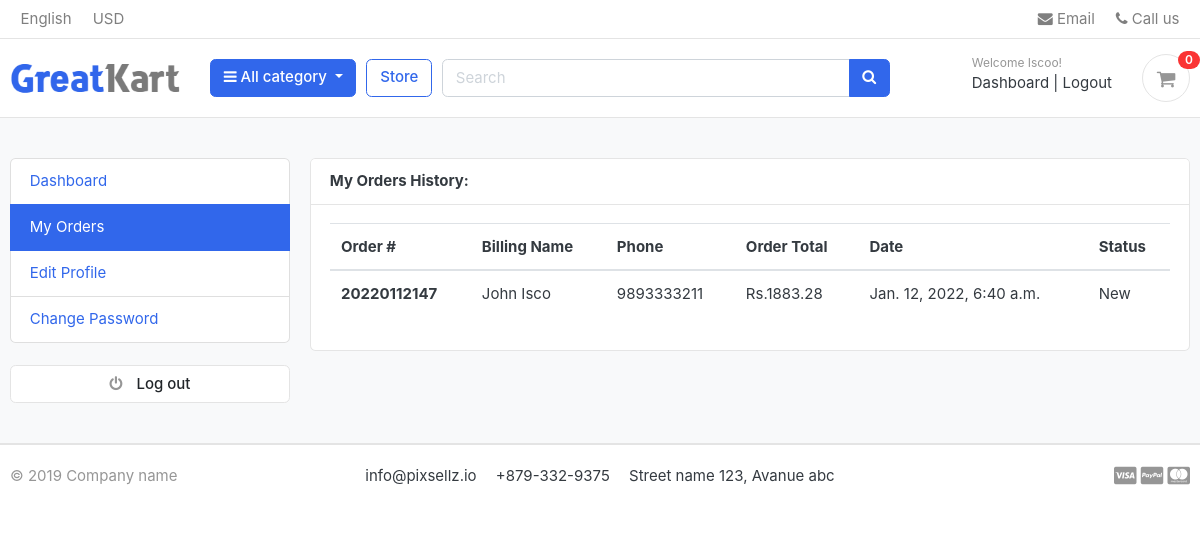
Page /accounts/my_orders/ (signed in) on the committed database.
### accounts/models.py (models this page shows, shortened)
class Account(AbstractBaseUser):
	first_name = models.CharField(max_length=50)
	last_name = models.CharField(max_length=50)
	username = models.CharField(max_length=80,unique=True)
	email = models.CharField(max_length=100,unique=True)
	phone_number = models.CharField(max_length=15,unique=True)
	date_joined = models.DateTimeField(auto_now_add=True)
	last_login = models.DateTimeField(auto_now_add=True)
	is_admin = models.BooleanField(default=False)
	is_staff = models.BooleanField(default=False)
	is_active = models.BooleanField(default=False)
	is_superadmin = models.BooleanField(default=False)
	USERNAME_FIELD = 'email'
	REQUIRED_FIELDS = ['username','first_name','last_name']
	objects = MyAccount()

### orders/models.py (models this page shows, shortened)
class Order(models.Model):
	STATUS=(
		('New','New'),
		('Accepted','Accepted'),
		('Completed','Completed'),
		('Cancelled','Cancelled'),
	)
	user=models.ForeignKey(Account,on_delete=models.SET_NULL,null=True)
	payment=models.ForeignKey(Payment,on_delete=models.SET_NULL,null=True,blank=True)
	order_number=models.CharField(max_length=100)
	first_name=models.CharField(max_length=50)
	last_name=models.CharField(max_length=50)
	phone_number= models.CharField(max_length=15)
	email=models.CharField(max_length=50)
	address_line1=models.CharField(max_length=50)
	address_line2=models.CharField(max_length=50,blank=True)
	city=models.CharField(max_length=50)
	state=models.CharField(max_length=50)
	order_note=models.CharField(max_length=100,blank=True)
	order_total=models.FloatField()
	tax=models.FloatField()
	status=models.CharField(max_length=15,choices=STATUS,default='New')
	ip=models.CharField(max_length=50)
	is_ordered=models.BooleanField(default=False)
	created_at=models.DateTimeField(auto_now_add=True)
	updated_at=models.DateTimeField(auto_now=True)
	def full_name(self):
		return f'{self.first_name} {self.last_name}'

### accounts/views.py (the view)
# urls.py: path('my_orders/',views.my_orders,name='my_orders'),
@login_required(login_url='login')
def my_orders(request):
	orders = Order.objects.filter(user=request.user,is_ordered=True).order_by('-created_at')
	context = {
		'orders':orders,
	}
	return render(request,'accounts/my_orders.html',context)

### cart/context_processors.py (called while the page is built)
def counter(request):
	cart_count=0
	if 'admin' in request.path:
		return {}
	else:
		try:
			cart=Cart.objects.filter(cart_id=_cart_id(request))
			if request.user.is_authenticated:
				cart_items=CartItem.objects.all().filter(user=request.user)
			else:
				cart_items=CartItem.objects.all().filter(cart=cart[:1])
			for cart_item in cart_items:
				cart_count += cart_item.quantity
		except:
			cart_count = 0
	return dict(cart_count=cart_count)

### cart/views.py (called while the page is built)
def _cart_id(request):
	cart = request.session.session_key
	if not cart:
		cart = request.session.create()
	return cart

### category/context_processors.py (called while the page is built)
def menu_links(request):
	links = Category.objects.all()
	return dict(links=links)

### category/models.py (called while the page is built)
	def get_url(self):
		return reverse('products_by_category',args=[self.category_url])

### templates/accounts/my_orders.html (shortened to what this page needs)
{% extends 'greate/base.html' %}
{% load static %}
{% block content %}
<section class="section-conten padding-y bg">
<div class="container">
  <div class="row">
    {% include 'greate/includes/dashboard_side.html'%}
  <main class="col-md-9">
    <article class="card">
    <header class="card-header">
      <strong class="d-inline-block mr-3">My Orders History:</strong>
    </header>
    <div class="card-body">
      <div class="row">
        <div class="col-md-12">
          <table class="table table-hover">
            <thead>
              <tr>
                <th scope="col">Order #</th>
                <th scope="col">Billing Name</th>
                <th scope="col">Phone</th>
                <th scope="col">Order Total</th>
                <th scope="col">Date</th>
                <th scope="col">Status</th>
              </tr>
            </thead>
            <tbody>
              {% for order in orders %}
              <tr>
                <th scope="row">{{order.order_number}}</th>
                <td>{{order.full_name}}</td>
                <td>{{order.phone_number}}</td>
                <td>Rs.{{order.order_total}}</td>
                <td>{{order.created_at}}</td>
                <td>{{order.status}}</td>
              </tr>
              {% endfor %}
            </tbody>
          </table>
        </div>
      </div>
    </div>
    </article>
  </main>
</div>
</div>
</section>
{% endblock %}

### templates/greate/includes/navbar.html (shortened to what this page needs)
{% load static %}
<header class="section-header">
	<nav class="navbar p-md-0 navbar-expand-sm navbar-light border-bottom">
		<div class="container">
  			<div class="collapse navbar-collapse" id="navbarTop4">
			    <ul class="navbar-nav mr-auto">
			    	<li class="nav-item dropdown">
					 	<a href="#" class="nav-link">   English </a>
					</li>
					<li class="nav-item dropdown">
						<a href="#" class="nav-link"> USD </a>
					</li>
			    </ul>
			    <ul class="navbar-nav">
					<li><a href="#" class="nav-link"> <i class="fa fa-envelope"></i> Email </a></li>
					<li><a href="#" class="nav-link"> <i class="fa fa-phone"></i> Call us </a></li>
				</ul>
			</div>
		</div>
	</nav>
	<section class="header-main border-bottom">
		<div class="container">
			<div class="row align-items-center">
				<div class="col-lg-2 col-md-3 col-6">
					<a href="{% url 'index' %}" class="brand-wrap">
						<img class="logo" src="{% static './images/logo.png' %}">
					</a>
				</div>
				<div class="col-lg col-sm col-md col-6 flex-grow-0">
					<div class="category-wrap dropdown d-inline-block float-right">
						<button type="button" class="btn btn-primary dropdown-toggle" data-toggle="dropdown">
							<i class="fa fa-bars"></i> All category
						</button>
					</div>
				</div>
				<a href="{% url 'store' %}" class="btn btn-outline-primary">Store</a>
				<div class="col-lg  col-md-6 col-sm-12 col">
					<form action="{% url 'search' %}" class="search" method="GET">
						<div class="input-group w-100">
						    <input type="text" class="form-control" style="width:60%;" placeholder="Search" name="keyword">
						    <div class="input-group-append">
						      <button class="btn btn-primary" type="submit">
						        <i class="fa fa-search"></i>
						      </button>
						    </div>
					    </div>
					</form>
				</div>
				<div class="col-lg-3 col-sm-6 col-8 order-2 order-lg-3">
					<div class="d-flex justify-content-end mb-3 mb-lg-0">
						{% if user.id is None %}
						<div class="widget-header">
							<small class="title text-muted">Welcome guest!</small>
							<div>
								<a href="{% url 'login' %}">Sign in</a> <span class="dark-transp"> | </span>
								<a href="{% url 'register' %}"> Register</a>
							</div>
						</div>
						{% else %}
						<div class="widget-header">
							<small class="title text-muted">Welcome {{user.first_name}}!</small>
							<div>
								<a href="{% url 'dashboard' %}">Dashboard</a> <span class="dark-transp"> | </span>
								<a href="{% url 'logout' %}">Logout</a>
							</div>
						</div>
						{% endif %}
						<a href="{% url 'cart' %}" class="widget-header pl-3 ml-3">
							<div class="icon icon-sm rounded-circle border"><i class="fa fa-shopping-cart"></i></div>
							<span class="badge badge-pill badge-danger notify">{{cart_count}}</span>
						</a>
					</div>
				</div>
			</div>
		</div>
	</section>
</header>

### static/css/ui.css (style rules this page uses)
html { font-family: "Inter", sans-serif; font-size: 15px; }
.icon-xs, .icon-sm, .icon-md, .icon-lg { display: inline-block; text-align: center; flex-shrink: 0; flex-grow: 0; }
.icon-sm { width: 48px; height: 48px; line-height: 48px !important; font-size: 20px; }
.padding-y { padding-top: 40px; padding-bottom: 40px; }
article:after, .form-group:after { display: block; clear: both; content: ""; }
.bg { background-color: #f8f9fa; }
.header-main { position: relative; padding-top: 1rem; padding-bottom: 1rem; }
.brand-wrap .logo, .navbar-brand .logo { margin-right: 7px; max-height: 42px; display: inline-block; }
.widget-header { display: inline-block; vertical-align: middle; position: relative; }
.widget-header a { color: #343a40; }
.widget-header i { color: #969696; }
.widget-header .title { display: block; }
.widget-header .notify { position: absolute; top: -3px; right: -10px; }
.notify { position: absolute; top: -4px; right: -10px; display: inline-block; padding: 0.25em 0.6em; font-size: 12px; line-height: 1; text-align: center; border-radius: 3rem; color: #fff; background-color: #fa3434; }

### rows in the picture
Account: first_name "Iscoo"
Order: order_number "20220112147", full_name "John Isco", phone_number "9893333211", order_total "1883.28", created_at "Jan. 12, 2022, 6:40 a.m.", status "New"

### other values in the picture
{{ cart_count }} "0"
